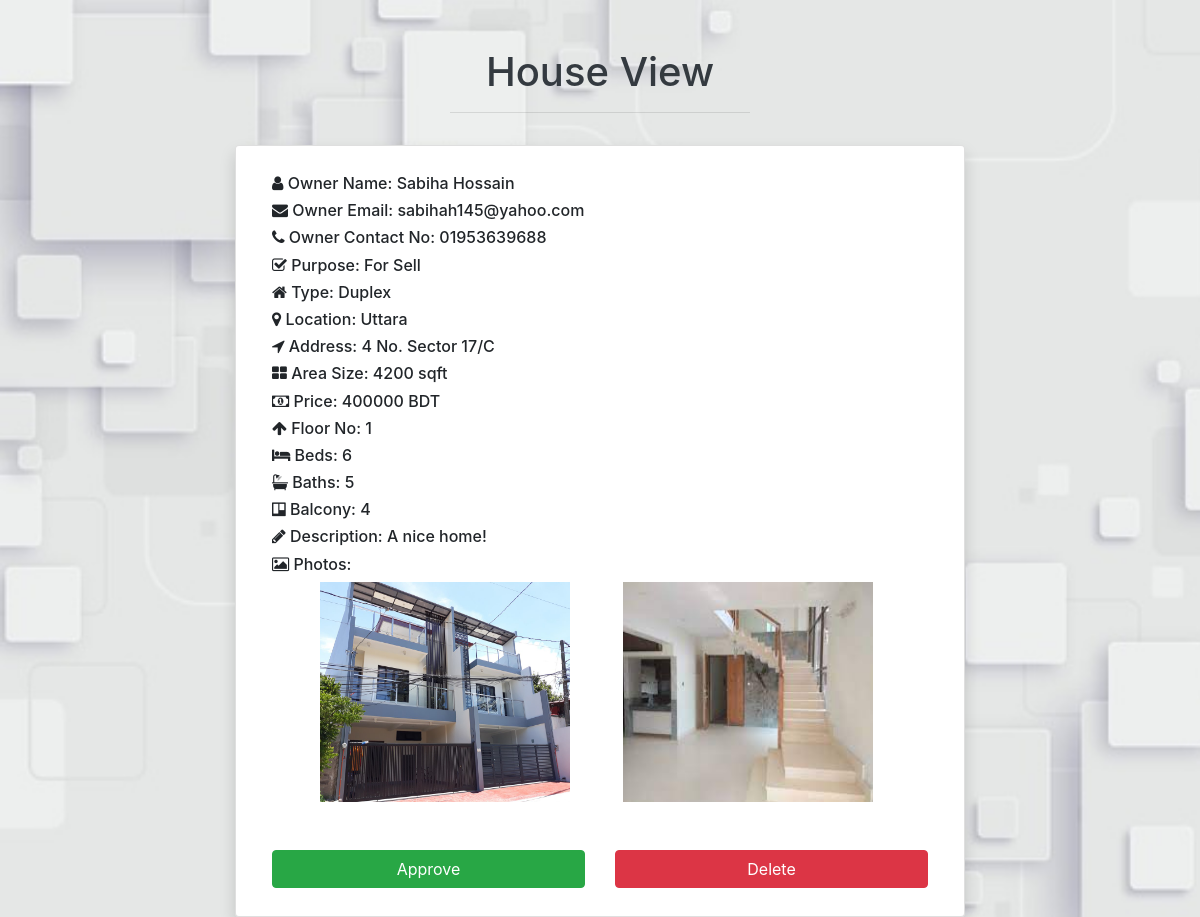
Screenshot of /view_house_details_admin.php?id=9 with the database file from the repository.
### tables this page shows
CREATE TABLE `approval_house` (
  `id` int(6) NOT NULL,
  `user_id` int(6) NOT NULL,
  `owner_name` varchar(255) NOT NULL,
  `owner_email` varchar(255) NOT NULL,
  `owner_contact` varchar(255) NOT NULL,
  `purpose` varchar(255) NOT NULL,
  `type` varchar(255) NOT NULL,
  `location` varchar(255) NOT NULL,
  `address` varchar(255) NOT NULL,
  `area_size` varchar(255) NOT NULL,
  `price` varchar(255) NOT NULL,
  `floor_no` varchar(255) NOT NULL,
  `beds` int(5) NOT NULL,
  `baths` int(5) NOT NULL,
  `balcony` int(5) NOT NULL,
  `description` text NOT NULL,
  `tier` varchar(255) NOT NULL
);

CREATE TABLE `approval_house_image` (
  `house_id` int(6) NOT NULL,
  `image` varchar(255) NOT NULL
);

### view_house_details_admin.php (the view, shortened to what this page needs)
<?php
include 'connection.php';
    $dbid =  $_GET['id'];
    $sql = "SELECT *
    FROM approval_house
    WHERE id='$dbid'";
    $result = mysqli_query($conn,$sql);
    $row = mysqli_fetch_array($result)
?>
<!DOCTYPE html>
<html lang="en" dir="ltr">
  <head>
    <link rel="stylesheet" href="https://maxcdn.bootstrapcdn.com/bootstrap/4.5.2/css/bootstrap.min.css">
    <link href="//maxcdn.bootstrapcdn.com/bootstrap/4.0.0/css/bootstrap.min.css" rel="stylesheet" id="bootstrap-css">
    <link rel="stylesheet" href="https://cdnjs.cloudflare.com/ajax/libs/font-awesome/4.7.0/css/font-awesome.min.css">
   </head>
<body>
   <h1 class="text-center text-dark text-capitalize pt-5">House View</h1>
                <hr class="w-25 pt-3">
   <div class="container">
    <div class="row">
        <div class="col-lg-8 mx-auto">
            <ul class="list-group shadow">
                <li class="list-group-item">
                    <div class="media align-items-lg-center flex-column flex-lg-row p-3">
                        <div class="media-body order-2 order-lg-1">
                            <h6><i class="fa fa-user"></i> Owner Name: <?php echo $row['owner_name']; ?></h6>
                            <h6><i class="fa fa-envelope"></i> Owner Email: <?php echo $row['owner_email']; ?></h6>
                            <h6><i class="fa fa-phone"></i> Owner Contact No: <?php echo $row['owner_contact']; ?></h6>
                            <h6><i class="fa fa-check-square-o"></i> Purpose: <?php echo $row['purpose']; ?></h6>
                            <h6><i class="fa fa-home"></i> Type: <?php echo $row['type']; ?></h6>
                            <h6><i class="fa fa-map-marker"></i> Location: <?php echo $row['location']; ?></h6>
                            <h6><i class="fa fa-location-arrow"></i> Address: <?php echo $row['address']; ?></h6>
                            <h6><i class="fa fa-th-large"></i> Area Size: <?php echo $row['area_size']; ?> sqft</h6>
                            <h6><i class="fa fa-money"></i> Price: <?php echo $row['price']; ?> BDT</h6>
                            <h6><i class="fa fa-arrow-up"></i> Floor No: <?php echo $row['floor_no']; ?></h6>
                            <h6><i class="fa fa-bed"></i> Beds: <?php echo $row['beds']; ?></h6>
                            <h6><i class="fa fa-bath"></i> Baths: <?php echo $row['baths']; ?></h6>
                            <h6><i class="fa fa-trello"></i> Balcony: <?php echo $row['balcony']; ?></h6>
                            <h6><i class="fa fa-pencil"></i> Description: <?php echo $row['description']; ?></h6>
                            <h6><i class="fa fa-picture-o"></i> Photos:</h6>
                        <?php
                            $sql = "SELECT image
                            FROM approval_house_image
                            WHERE house_id='$dbid'";
                            $result1 = mysqli_query($conn,$sql);
                            while($rows_img = mysqli_fetch_array($result1))
                            {
                        ?>
                            <img src="assets/uploads/<?php echo $rows_img['image']; ?>" alt="Generic placeholder image" width="200" class="ml-lg-5 order-1 order-lg-2">
                        <?php
                            }
                        ?>
                            <div class="row mt-5">
                                <div class="col-md-6">
                                    <button type="submit" name="approve" class="btn btn-success btn-block"> Approve  </button>
                                </div>
                                <div class="col-md-6">
                                    <button type="submit" name="delete" class="btn btn-danger btn-block"> Delete  </button>
                                </div>
                            </div>
                        </div>
                    </div>
                </li>
            </ul>
        </div>
    </div>
</div>
</body>
</html>

### view_house_details_admin.php (style rules this page uses)
body { background-image: url('assets/image/ambulancesigncover.jpg'); background-repeat: no-repeat; background-attachment: fixed; background-size: cover; }
img { height: 220px; width: 250px }

### rows the page displays
approval_house: owner_name "Sabiha Hossain", owner_email "sabihah145@yahoo.com", owner_contact "01953639688", purpose "For Sell", type "Duplex", location "Uttara", address "4 No. Sector 17/C", area_size "4200", price "400000", floor_no "1", beds "6", baths "5", balcony "4", description "A nice home!"
approval_house_image: image (picture)
approval_house_image: image (picture)
